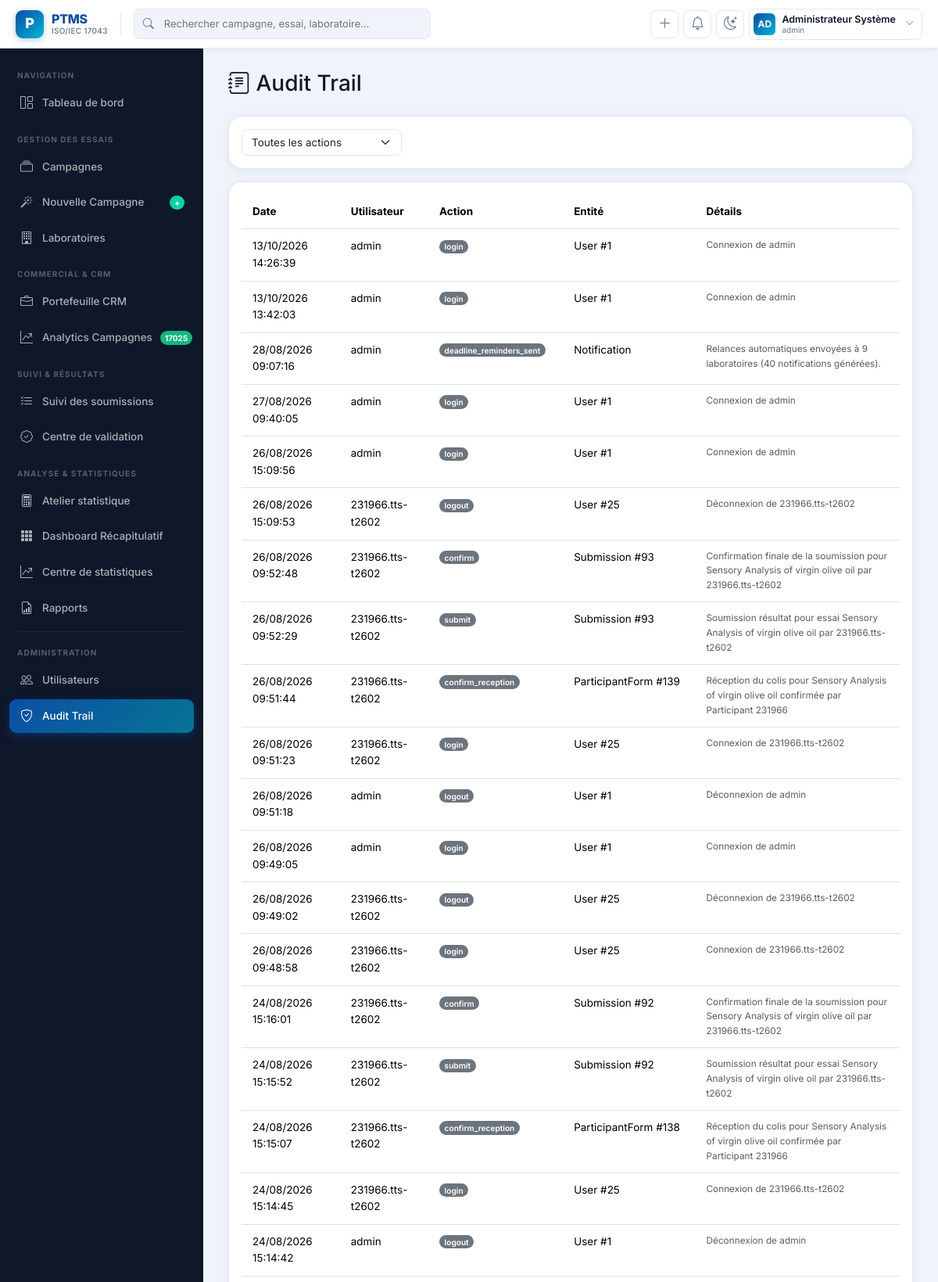
The app's page /admin/audit-trail (signed in, upper part) with its own data.
### models.py (models this page shows, shortened)
class User(UserMixin, db.Model):
    __tablename__ = "users"
    id = db.Column(db.Integer, primary_key=True)
    username = db.Column(db.String(80), unique=True, nullable=False)
    email = db.Column(db.String(150), unique=True, nullable=False)
    password_hash = db.Column(db.String(255), nullable=False)
    full_name = db.Column(db.String(150), nullable=False)
    role = db.Column(db.String(30), nullable=False, default="participant")
    laboratory_id = db.Column(db.Integer, db.ForeignKey("laboratories.id"), nullable=True)
    active = db.Column(db.Boolean, default=True)
    created_at = db.Column(db.DateTime, default=datetime.utcnow)
    last_login = db.Column(db.DateTime, nullable=True)
    laboratory = db.relationship("Laboratory", back_populates="users")
    def is_admin(self):
        return self.role == "admin"
    def is_participant(self):
        return self.role == "participant"
    def is_staff(self):
        return self.role in ("admin", "chef_technique", "auditeur")

class AuditLog(db.Model):
    __tablename__ = "audit_logs"
    id = db.Column(db.Integer, primary_key=True)
    user_id = db.Column(db.Integer, db.ForeignKey("users.id"), nullable=True)
    action = db.Column(db.String(100), nullable=False)
    entity_type = db.Column(db.String(80))
    entity_id = db.Column(db.Integer, nullable=True)
    details = db.Column(db.Text)
    timestamp = db.Column(db.DateTime, default=datetime.utcnow)
    user = db.relationship("User")

### blueprints/admin.py (the view)
@admin_bp.route("/audit-trail")
@login_required
@roles_required("admin", "auditeur")
def audit_trail():
    page = request.args.get("page", 1, type=int)
    action_filter = request.args.get("action", "")
    query = AuditLog.query.order_by(AuditLog.timestamp.desc())
    if action_filter:
        query = query.filter_by(action=action_filter)
    logs = query.limit(300).all()
    actions = [row[0] for row in db.session.query(AuditLog.action).distinct().all()]
    return render_template("admin/audit.html", logs=logs, actions=actions, action_filter=action_filter)

### blueprints/auth.py (called while the page is built)
def roles_required(*roles):
    def decorator(f):
        @wraps(f)
        def wrapped(*args, **kwargs):
            if not current_user.is_authenticated:
                return redirect(url_for("auth.login"))
            if current_user.role not in roles:
                flash("Vous n'avez pas les droits pour accéder à cette page.", "danger")
                return redirect(url_for("dashboard.index"))
            return f(*args, **kwargs)
        return wrapped
    return decorator

### templates/admin/audit.html (shortened to what this page needs)
{% extends "base.html" %}
{% block content %}
<h3 class="mb-4"><i class="bi bi-journal-text"></i> Audit Trail</h3>
<div class="card card-kpi p-3 mb-3">
    <form class="row g-2">
        <div class="col-md-3">
            <select name="action" class="form-select" onchange="this.form.submit()">
                <option value="">Toutes les actions</option>
            </select>
        </div>
    </form>
</div>
<div class="card card-kpi p-3">
    <table class="table table-sm table-hover">
        <thead><tr><th>Date</th><th>Utilisateur</th><th>Action</th><th>Entité</th><th>Détails</th></tr></thead>
        <tbody>
        {% for log in logs %}
            <tr>
                <td>{{ log.timestamp.strftime('%d/%m/%Y %H:%M:%S') }}</td>
                <td>{{ log.user.username if log.user else 'Système' }}</td>
                <td><span class="badge bg-secondary">{{ log.action }}</span></td>
                <td>{{ log.entity_type }}{% if log.entity_id %} #{{ log.entity_id }}{% endif %}</td>
                <td class="small text-muted">{{ log.details }}</td>
            </tr>
        {% else %}
            <tr><td colspan="5" class="text-center text-muted">Aucune entrée d'audit.</td></tr>
        {% endfor %}
        </tbody>
    </table>
</div>
{% endblock %}

### templates/base.html (shortened to what this page needs)
<!DOCTYPE html>
<html lang="fr">
<head>
    <link href="https://cdn.jsdelivr.net/npm/bootstrap@5.3.2/dist/css/bootstrap.min.css" rel="stylesheet">
    <link href="https://cdn.jsdelivr.net/npm/bootstrap-icons@1.11.3/font/bootstrap-icons.css" rel="stylesheet">
</head>
<body>
{% if current_user.is_authenticated %}
<nav class="ptms-topnav">
    <a class="ptms-brand" href="{{ url_for('dashboard.index') }}">
        <div class="ptms-brand-logo">P</div>
        <div class="ptms-brand-text">
            <span class="ptms-brand-name">PTMS</span>
            <span class="ptms-brand-sub">ISO/IEC 17043</span>
        </div>
    </a>
    <div class="ptms-topnav-search position-relative">
        <input type="text" placeholder="Rechercher campagne, essai, laboratoire…" id="globalSearch">
    </div>
    <div class="ptms-topnav-actions">
        {% if current_user.is_staff() %}
        <a href="{{ url_for('wizard.start') }}" class="ptms-icon-btn" title="Nouvelle campagne">
            <i class="bi bi-plus-lg"></i>
        </a>
        {% endif %}
        <a href="{{ url_for('dashboard.index') }}" class="ptms-icon-btn" id="notifBtn">
            <i class="bi bi-bell"></i>
        </a>
        <button class="ptms-icon-btn" onclick="toggleTheme()" title="Apparence">
            <i class="bi bi-moon-stars" id="themeIcon"></i>
        </button>
        <div class="dropdown">
            <a class="ptms-user-pill" data-bs-toggle="dropdown" href="#">
                <div class="ptms-user-avatar">
                    {{ current_user.full_name[:2].upper() if current_user.full_name else 'PT' }}
                </div>
                <div class="ptms-user-info">
                    <div class="ptms-user-name">{{ current_user.full_name or current_user.email }}</div>
                    <div class="ptms-user-role">{{ current_user.role }}</div>
                </div>
                <i class="bi bi-chevron-down ms-1" style="font-size:11px;color:var(--ptms-muted)"></i>
            </a>
        </div>
    </div>
</nav>
<aside class="ptms-sidebar" id="ptmsSidebar">
    <div class="ptms-sidebar-inner">
        <div class="ptms-sidebar-section">
            <div class="ptms-sidebar-section-label">Navigation</div>
            <a href="{{ url_for('dashboard.index') }}" class="ptms-nav-link {% if request.endpoint and 'dashboard' in request.endpoint %}active{% endif %}">
                <i class="bi bi-grid-1x2"></i> Tableau de bord
            </a>
        </div>
        {% if current_user.is_staff() %}
        <div class="ptms-sidebar-section">
            <div class="ptms-sidebar-section-label">Gestion des Essais</div>
            <a href="{{ url_for('campaigns.list_campaigns') }}" class="ptms-nav-link {% if request.endpoint and 'campaign' in request.endpoint %}active{% endif %}">
                <i class="bi bi-collection"></i> Campagnes
            </a>
            {% if current_user.role in ['admin','chef_technique'] %}
            <a href="{{ url_for('wizard.start') }}" class="ptms-nav-link {% if request.endpoint and 'wizard' in request.endpoint %}active{% endif %}">
                <i class="bi bi-magic"></i> Nouvelle Campagne
                <span class="ptms-nav-badge" style="background:var(--ptms-accent2);">+</span>
            </a>
            {% endif %}
            <a href="{{ url_for('laboratories.list_labs') }}" class="ptms-nav-link {% if request.endpoint and 'laborator' in request.endpoint %}active{% endif %}">
                <i class="bi bi-building"></i> Laboratoires
            </a>
        </div>
        <div class="ptms-sidebar-section">
            <div class="ptms-sidebar-section-label">Commercial & CRM</div>
            <a href="{{ url_for('commercial.index') }}" class="ptms-nav-link {% if request.endpoint == 'commercial.index' %}active{% endif %}">
                <i class="bi bi-briefcase"></i> Portefeuille CRM
            </a>
            <a href="{{ url_for('commercial.campaign_analytics') }}" class="ptms-nav-link {% if request.endpoint == 'commercial.campaign_analytics' %}active{% endif %}">
                <i class="bi bi-graph-up-arrow"></i> Analytics Campagnes
                <span class="ptms-nav-badge" style="background:#10B981;">17025</span>
            </a>
        </div>
        <div class="ptms-sidebar-section">
            <div class="ptms-sidebar-section-label">Suivi & Résultats</div>
            <a href="{{ url_for('participants.tracker') }}" class="ptms-nav-link {% if request.endpoint and 'tracker' in request.endpoint %}active{% endif %}">
                <i class="bi bi-list-check"></i> Suivi des soumissions
            </a>
            <a href="{{ url_for('participants.validation_center') }}" class="ptms-nav-link {% if request.endpoint and 'validation' in request.endpoint %}active{% endif %}">
                <i class="bi bi-patch-check"></i> Centre de validation
            </a>
        </div>
        <div class="ptms-sidebar-section">
            <div class="ptms-sidebar-section-label">Analyse & Statistiques</div>
            <a href="{{ url_for('traitement.atelier') }}" class="ptms-nav-link {% if request.endpoint == 'traitement.atelier' %}active{% endif %}">
                <i class="bi bi-calculator"></i> Atelier statistique
            </a>
            <a href="{{ url_for('traitement.dashboard') }}" class="ptms-nav-link {% if request.endpoint == 'traitement.dashboard' %}active{% endif %}">
                <i class="bi bi-grid-3x3-gap-fill"></i> Dashboard Récapitulatif
            </a>
            <a href="{{ url_for('statistics.index') }}" class="ptms-nav-link {% if request.endpoint and 'statistics' in request.endpoint %}active{% endif %}">
                <i class="bi bi-graph-up-arrow"></i> Centre de statistiques
            </a>
            <a href="{{ url_for('reports.index') }}" class="ptms-nav-link {% if request.endpoint and 'report' in request.endpoint %}active{% endif %}">
                <i class="bi bi-file-earmark-bar-graph"></i> Rapports
            </a>
        </div>
        {% endif %}
        {% if current_user.is_admin() or current_user.role == 'auditeur' %}
        <div class="ptms-sidebar-divider"></div>
        <div class="ptms-sidebar-section">
            <div class="ptms-sidebar-section-label">Administration</div>
            {% if current_user.is_admin() %}
            <a href="{{ url_for('admin.list_users') }}" class="ptms-nav-link {% if request.endpoint and 'admin' in request.endpoint and 'user' in request.endpoint %}active{% endif %}">
                <i class="bi bi-people"></i> Utilisateurs
            </a>
            {% endif %}
            <a href="{{ url_for('admin.audit_trail') }}" class="ptms-nav-link {% if request.endpoint and 'audit' in request.endpoint %}active{% endif %}">
                <i class="bi bi-shield-check"></i> Audit Trail
            </a>
        </div>
        {% endif %}
    </div>
</aside>
<main class="ptms-main ptms-animate">
    {% block content %}{% endblock %}
</main>
{% endif %}
</body>
</html>

### records on screen
User: full_name "AD", full_name "Administrateur Système", role "admin"
AuditLog: timestamp "13/10/2026 14:26:39", user "admin", action "login", entity_type "User", entity_id "1", details "Connexion de admin"
AuditLog: timestamp "13/10/2026 13:42:03", user "admin", action "login", entity_type "User", entity_id "1", details "Connexion de admin"
AuditLog: timestamp "28/08/2026 09:07:16", user "admin", action "deadline_reminders_sent", entity_type "Notification", details "Relances automatiques envoyées à 9 laboratoires (40 notifications générées)."
AuditLog: timestamp "27/08/2026 09:40:05", user "admin", action "login", entity_type "User", entity_id "1", details "Connexion de admin"
AuditLog: timestamp "26/08/2026 15:09:56", user "admin", action "login", entity_type "User", entity_id "1", details "Connexion de admin"
AuditLog: timestamp "26/08/2026 15:09:53", user "231966.tts-t2602", action "logout", entity_type "User", entity_id "25", details "Déconnexion de 231966.tts-t2602"
AuditLog: timestamp "26/08/2026 09:52:48", user "231966.tts-t2602", action "confirm", entity_type "Submission", entity_id "93", details "Confirmation finale de la soumission pour Sensory Analysis of virgin olive oil par 231966.tts-t2602"
AuditLog: timestamp "26/08/2026 09:52:29", user "231966.tts-t2602", action "submit", entity_type "Submission", entity_id "93", details "Soumission résultat pour essai Sensory Analysis of virgin olive oil par 231966.tts-t2602"
AuditLog: timestamp "26/08/2026 09:51:44", user "231966.tts-t2602", action "confirm_reception", entity_type "ParticipantForm", entity_id "139", details "Réception du colis pour Sensory Analysis of virgin olive oil confirmée par Participant 231966"
AuditLog: timestamp "26/08/2026 09:51:23", user "231966.tts-t2602", action "login", entity_type "User", entity_id "25", details "Connexion de 231966.tts-t2602"
AuditLog: timestamp "26/08/2026 09:51:18", user "admin", action "logout", entity_type "User", entity_id "1", details "Déconnexion de admin"
AuditLog: timestamp "26/08/2026 09:49:05", user "admin", action "login", entity_type "User", entity_id "1", details "Connexion de admin"
AuditLog: timestamp "26/08/2026 09:49:02", user "231966.tts-t2602", action "logout", entity_type "User", entity_id "25", details "Déconnexion de 231966.tts-t2602"
AuditLog: timestamp "26/08/2026 09:48:58", user "231966.tts-t2602", action "login", entity_type "User", entity_id "25", details "Connexion de 231966.tts-t2602"
AuditLog: timestamp "24/08/2026 15:16:01", user "231966.tts-t2602", action "confirm", entity_type "Submission", entity_id "92", details "Confirmation finale de la soumission pour Sensory Analysis of virgin olive oil par 231966.tts-t2602"
AuditLog: timestamp "24/08/2026 15:15:52", user "231966.tts-t2602", action "submit", entity_type "Submission", entity_id "92", details "Soumission résultat pour essai Sensory Analysis of virgin olive oil par 231966.tts-t2602"
AuditLog: timestamp "24/08/2026 15:15:07", user "231966.tts-t2602", action "confirm_reception", entity_type "ParticipantForm", entity_id "138", details "Réception du colis pour Sensory Analysis of virgin olive oil confirmée par Participant 231966"
AuditLog: timestamp "24/08/2026 15:14:45", user "231966.tts-t2602", action "login", entity_type "User", entity_id "25", details "Connexion de 231966.tts-t2602"
AuditLog: timestamp "24/08/2026 15:14:42", user "admin", action "logout", entity_type "User", entity_id "1", details "Déconnexion de admin"
